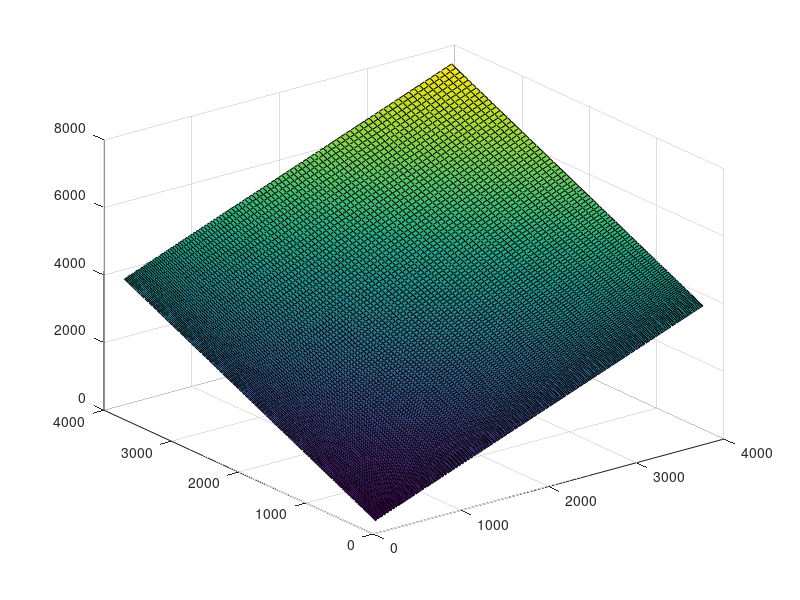

Recreate this plot in MATLAB.

rho_s = 998; % kg/m^3
r0    = 100e-6; % m

mass = 4/3*pi*r0.^3*rho_s;

g = 9.81; % m/s
h = linspace(1,25); % m
U10 = linspace(10,60); % m/s

[GPE,KE] = meshgrid(h*g+U10.^2);
surf(GPE,KE,(GPE+KE))


















